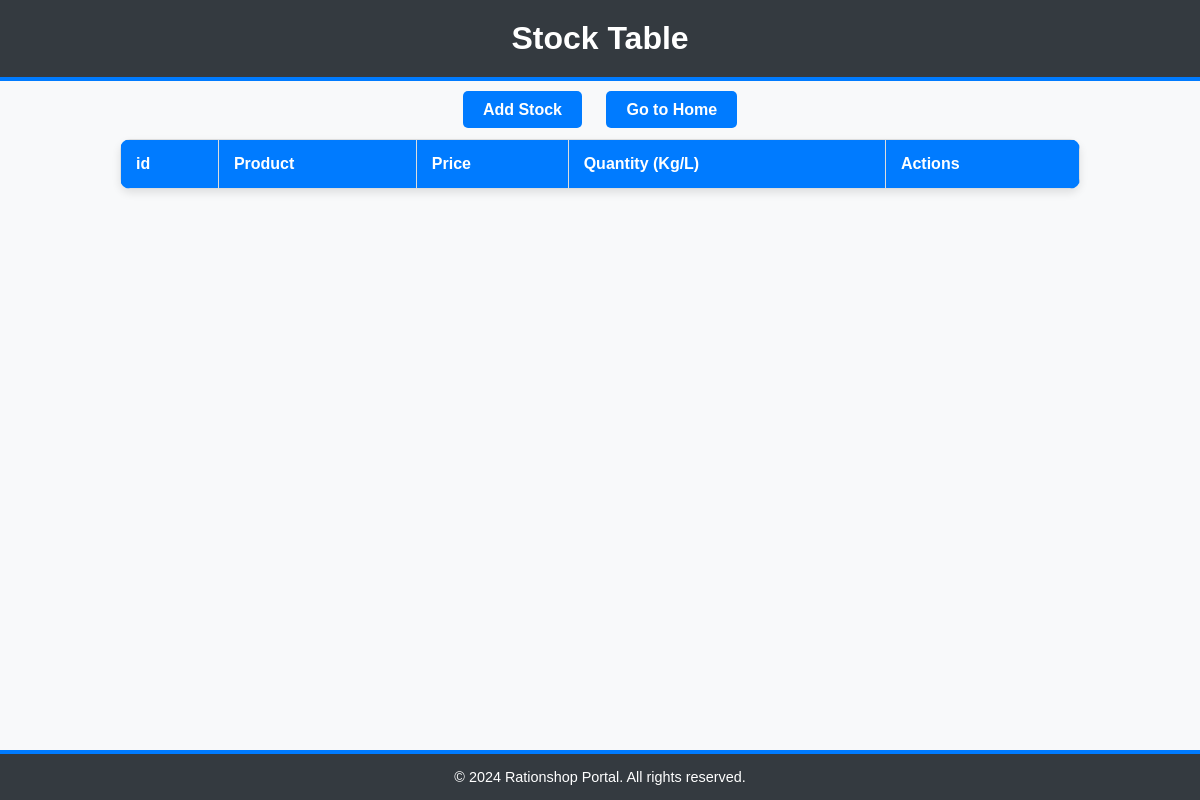
Before: /app/stocktable/ with the older database file.
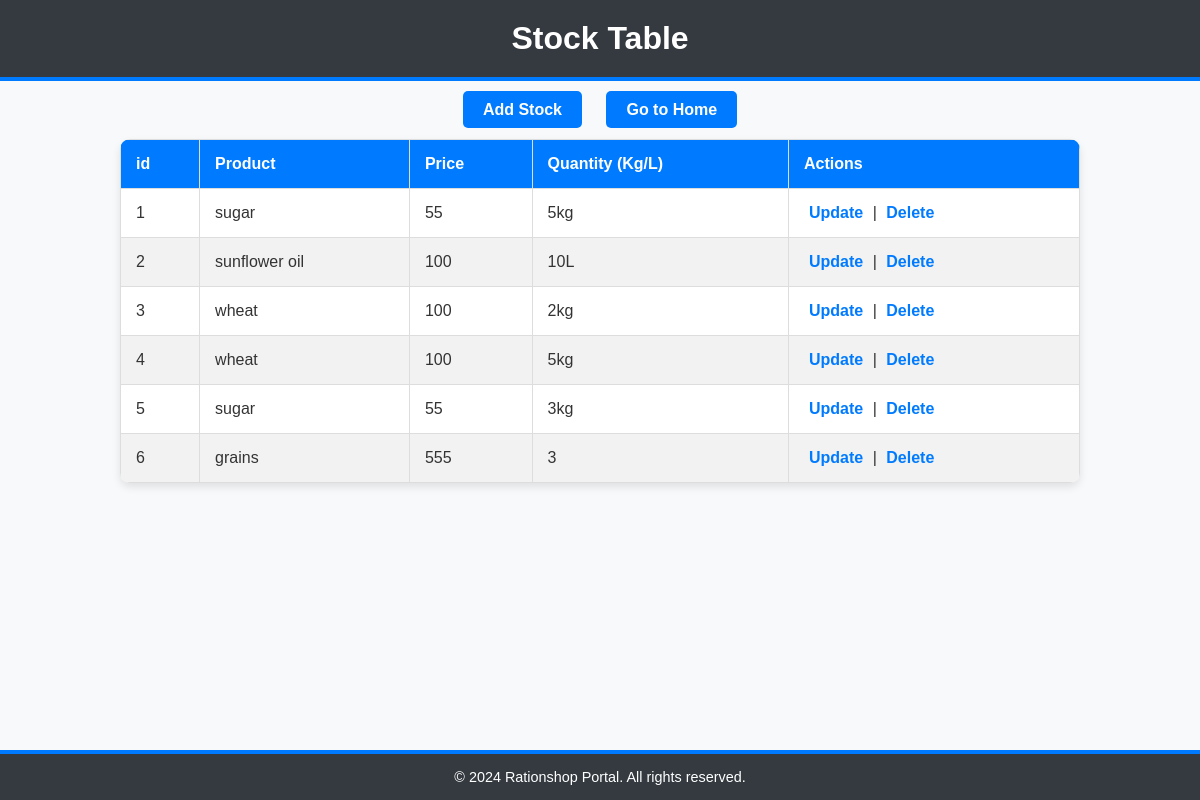
After: the same page with the newer database file.
### app/models.py (models this page shows)
class Stock(models.Model):
    product=models.CharField(max_length=20,null=True,blank=True)
    price=models.CharField(max_length=20,null=True,blank=True)
    quantity=models.CharField(max_length=20,null=True,blank=True)

### app/views.py (the view)
# urls.py: path('stocktable/',Stocktable.as_view(),name="stocktable"),
class Stocktable(View):
    def get(self,request):
        xyz=Stock.objects.all()
        return render(request,"stocktable.html",{'x':xyz})

### templates/stocktable.html (shortened to what this page needs)
<!DOCTYPE html>
<html lang="en">
<head>
</head>
<body>
    <header>
        <h2>Stock Table</h2>
    </header>
    <div class="action-buttons">
        <a href="/app/stockadd/">Add Stock</a>
        <a href="/app/shopdashboard/">Go to Home</a>
    </div>
    <table>
        <thead>
            <tr>
                <th>id</th>
                <th>Product</th>
                <th>Price</th>
                <th>Quantity (Kg/L)</th>
                <th>Actions</th>
            </tr>
        </thead>
        <tbody>
            {% for i in x %}
            <tr>
                <td>{{ forloop.counter }}</td>
                <td>{{ i.product }}</td>
                <td>{{ i.price }}</td>
                <td>{{ i.quantity }}</td>
                <td class="actions">
                    <a href="/app/stockedit/{{ i.id }}">Update</a> |
                    <a href="/app/stockdelete/{{ i.id }}">Delete</a>
                </td>
            </tr>
            {% endfor %}
        </tbody>
    </table>
    <footer>
        <p>&copy; 2024 Rationshop Portal. All rights reserved.</p>
    </footer>
</body>
</html>

### templates/stocktable.html (style rules this page uses)
body { font-family: Arial, sans-serif; margin: 0; padding: 0; background-color: #f8f9fa; color: #333; }
header { background-color: #343a40; color: white; padding: 20px; text-align: center; border-bottom: 4px solid #007BFF; }
header h2 { margin: 0; font-size: 2em; }
.action-buttons { text-align: center; margin: 20px 0; }
.action-buttons a { text-decoration: none; color: white; background-color: #007BFF; padding: 10px 20px; margin: 10px; border-radius: 5px; font-size: 1em; font-weight: bold; transition: transform 0.3s ease, background-color 0.3s ease; }
table { width: 80%; border-collapse: collapse; margin: 20px auto; font-size: 1em; background-color: #fff; box-shadow: 0 4px 8px rgba(0, 0, 0, 0.1); border-radius: 10px; overflow: hidden; }
th, td { padding: 15px; text-align: left; border: 1px solid #ddd; }
th { background-color: #007BFF; color: white; }
tr:nth-child(even) { background-color: #f2f2f2; }
.actions a { text-decoration: none; color: #007BFF; font-weight: bold; margin: 0 5px; transition: color 0.3s ease; }
footer { background-color: #343a40; color: #ffffff; text-align: center; padding: 15px 0; position: fixed; bottom: 0; width: 100%; font-size: 0.9em; border-top: 4px solid #007BFF; }
footer p { margin: 0; }

Changed rows visible on the page:
added Stock: product "sugar", price "55", quantity "5kg"
added Stock: product "sunflower oil", price "100", quantity "10L"
added Stock: product "wheat", price "100", quantity "2kg"
added Stock: product "wheat", price "100", quantity "5kg"
added Stock: product "sugar", price "55", quantity "3kg"
added Stock: product "grains", price "555", quantity "3"
